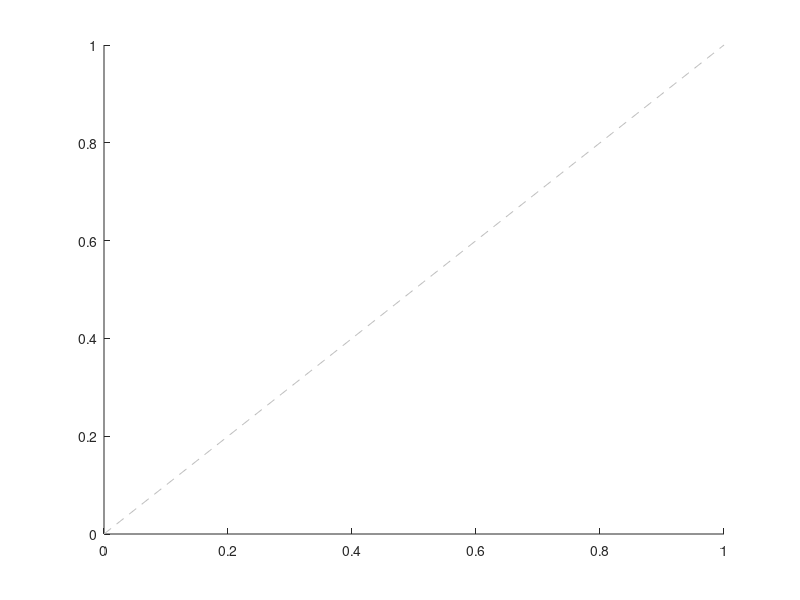

Write the MATLAB code that produced this figure.
% Draw 45 degree line. takes axis handle as optional input
%     [hline] = line45(hAxis)

function [hline] = line45(hAxis)
    if ~exist('hAxis', 'var'); hAxis = gca; end

    hold all;

    for ii=1:length(hAxis)
        axes(hAxis(ii));
        limx = xlim;
        limy = ylim;
        lim(1) = min([limx limy]);
        lim(2) = max([limx limy]);
        hline = plot(lim, lim, '--', 'Color', [1 1 1]*0.75);
    end
end